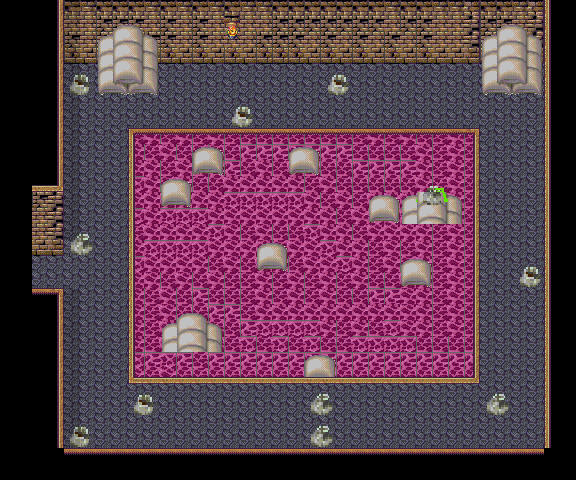

This is a level from a 2D game, rendered from its Tiled map with the project's own tilesets. A one-line summary and the map file follow, with tile-layer data summarised:
An orthogonal 36x30 tile map with 16x16 px tiles, 11 tile layers (poolbottom, poolbottom2, poolbottom3, Base, ...), 5 tilesets and 73 objects (water).

<map version="1.0" orientation="orthogonal" renderorder="right-down" width="36" height="30" tilewidth="16" tileheight="16" backgroundcolor="#000000" nextobjectid="136">
 <tileset firstgid="1" name="lower" tilewidth="16" tileheight="16" tilecount="480" columns="30">
  <image source="lower.png" trans="201c30" width="480" height="256" />
 </tileset>
 <tileset firstgid="481" name="barrel-option" tilewidth="16" tileheight="16" tilecount="224" columns="16">
  <image source="barrel-option.png" trans="201c30" width="256" height="224" />
 </tileset>
 <tileset firstgid="705" name="object_sack01" tilewidth="16" tileheight="16" tilecount="384" columns="24">
  <image source="object_sack01.png" trans="201c30" width="384" height="256" />
 </tileset>
 <tileset firstgid="1089" name="meet" tilewidth="16" tileheight="16" tilecount="504" columns="28">
  <image source="meet.png" trans="0000ff" width="448" height="288" />
 </tileset>
 <tileset firstgid="1593" name="ST-Sewer-01.png" tilewidth="16" tileheight="16" tilecount="1504" columns="16">
  <image source="ST-Sewer-01.png" width="256" height="1504" />
 </tileset>
 <layer name="poolbottom" width="36" height="30">
  <properties>
   <property name="cc_vertexz" value="-17" />
  </properties>
  <data>[1080 cells, 352 non-empty, 44 distinct tile ids]</data>
 </layer>
 <layer name="poolbottom2" width="36" height="30">
  <properties>
   <property name="cc_vertexz" value="-16" />
  </properties>
  <data>[1080 cells, 10 non-empty, 2 distinct tile ids]</data>
 </layer>
 <layer name="poolbottom3" width="36" height="30">
  <properties>
   <property name="cc_vertexz" value="-15" />
  </properties>
  <data>[1080 cells, 8 non-empty, 8 distinct tile ids]</data>
 </layer>
 <layer name="Base" width="36" height="30">
  <properties>
   <property name="cc_vertexz" value="-14" />
  </properties>
  <data>[1080 cells, 936 non-empty, 19 distinct tile ids]</data>
 </layer>
 <layer name="MonoShita" width="36" height="30">
  <properties>
   <property name="cc_vertexz" value="-13" />
  </properties>
  <data>[1080 cells, 352 non-empty, 12 distinct tile ids]</data>
 </layer>
 <layer name="MonoChu" width="36" height="30">
  <properties>
   <property name="cc_vertexz" value="-12" />
  </properties>
  <data>[1080 cells, 76 non-empty, 24 distinct tile ids]</data>
 </layer>
 <layer name="MonoUe" width="36" height="30">
  <properties>
   <property name="cc_vertexz" value="-11" />
  </properties>
  <data>[1080 cells, 40 non-empty, 12 distinct tile ids]</data>
 </layer>
 <layer name="MonoUe2" width="36" height="30">
  <properties>
   <property name="cc_vertexz" value="-11" />
  </properties>
  <data>[1080 cells, 72 non-empty, 8 distinct tile ids]</data>
 </layer>
 <layer name="MonoUe3" width="36" height="30">
  <properties>
   <property name="z" value="21" />
  </properties>
  <data>[1080 cells, 12 non-empty, 12 distinct tile ids]</data>
 </layer>
 <objectgroup name="collision">
  <object id="4" x="64" y="416" width="32" height="32" />
  <object id="6" x="128" y="384" width="32" height="32" />
  <object id="7" x="480" y="384" width="32" height="32" />
  <object id="10" x="512" y="256" width="32" height="32" />
  <object id="13" x="480" y="16" width="64" height="80" />
  <object id="14" x="96" y="16" width="64" height="80" />
  <object id="15" x="64" y="64" width="32" height="32" />
  <object id="16" x="64" y="0" width="480" height="64" />
  <object id="18" x="224" y="96" width="32" height="32" />
  <object id="19" x="320" y="64" width="32" height="32" />
  <object id="21" x="64" y="224" width="32" height="32" />
  <object id="23" x="400" y="192" width="64" height="32" />
  <object id="25" x="256" y="240" width="32" height="32" />
  <object id="27" x="400" y="256" width="32" height="32" />
  <object id="28" x="160" y="336" width="64" height="16" />
  <object id="29" x="160" y="176" width="32" height="32" />
  <object id="30" x="288" y="144" width="32" height="32" />
  <object id="32" x="0" y="288" width="64" height="192" />
  <object id="33" x="64" y="448" width="432" height="32" />
  <object id="34" x="496" y="448" width="80" height="32" />
  <object id="35" x="544" y="0" width="48" height="448" />
  <object id="36" x="0" y="0" width="64" height="256" />
  <object id="126" x="192" y="144" width="32" height="32" />
  <object id="127" x="368" y="192" width="32" height="32" />
  <object id="132" x="304" y="352" width="32" height="96" />
 </objectgroup>
 <layer name="manaka" width="36" height="30">
  <data>[1080 cells, 4 non-empty, 4 distinct tile ids]</data>
 </layer>
 <objectgroup name="event">
  <object id="37" x="0" y="256" width="32" height="32">
   <properties>
    <property name="EventID" value="1" />
    <property name="trigger" value="1" />
   </properties>
  </object>
  <object id="38" x="32" y="256" width="32" height="32">
   <properties>
    <property name="EventID" value="2" />
    <property name="trigger" value="3" />
   </properties>
  </object>
  <object id="47" x="416" y="208" width="32" height="16">
   <properties>
    <property name="EventID" value="4" />
    <property name="trigger" value="2" />
   </properties>
  </object>
  <object id="48" x="64" y="448" width="32" height="32">
   <properties>
    <property name="EventID" value="5" />
    <property name="trigger" value="0" />
   </properties>
  </object>
  <object id="50" x="96" y="128" width="32" height="256">
   <properties>
    <property name="EventID" value="6" />
    <property name="trigger" value="1" />
   </properties>
  </object>
  <object id="51" x="128" y="96" width="96" height="32">
   <properties>
    <property name="EventID" value="6" />
    <property name="trigger" value="1" />
   </properties>
  </object>
  <object id="52" x="256" y="96" width="224" height="32">
   <properties>
    <property name="EventID" value="6" />
    <property name="trigger" value="1" />
   </properties>
  </object>
  <object id="53" x="480" y="128" width="32" height="256">
   <properties>
    <property name="EventID" value="6" />
    <property name="trigger" value="1" />
   </properties>
  </object>
  <object id="54" x="160" y="384" width="320" height="32">
   <properties>
    <property name="EventID" value="6" />
    <property name="trigger" value="1" />
   </properties>
  </object>
  <object id="63" x="64" y="416" width="32" height="32">
   <properties>
    <property name="EventID" value="8" />
    <property name="trigger" value="2" />
   </properties>
  </object>
  <object id="64" x="320" y="64" width="32" height="32">
   <properties>
    <property name="EventID" value="8" />
    <property name="trigger" value="2" />
   </properties>
  </object>
  <object id="65" x="480" y="384" width="32" height="32">
   <properties>
    <property name="EventID" value="8" />
    <property name="trigger" value="2" />
   </properties>
  </object>
  <object id="66" x="128" y="384" width="32" height="32">
   <properties>
    <property name="EventID" value="9" />
    <property name="trigger" value="2" />
   </properties>
  </object>
  <object id="67" x="64" y="224" width="32" height="32">
   <properties>
    <property name="EventID" value="9" />
    <property name="trigger" value="2" />
   </properties>
  </object>
  <object id="68" x="64" y="64" width="32" height="32">
   <properties>
    <property name="EventID" value="10" />
    <property name="trigger" value="2" />
   </properties>
  </object>
  </objectgroup>
 <objectgroup name="terrain">
  <!-- 1 objects omitted --></objectgroup>
 <objectgroup name="path">
  <!-- 17 objects omitted --></objectgroup>
 <layer name="shadow" width="36" height="30" opacity="0.5">
  <properties>
   <property name="cc_vertexz" value="-11" />
  </properties>
  <data>[1080 cells, 25 non-empty, 1 distinct tile ids]</data>
 </layer>
</map>
<!-- 33 of 73 objects omitted -->
